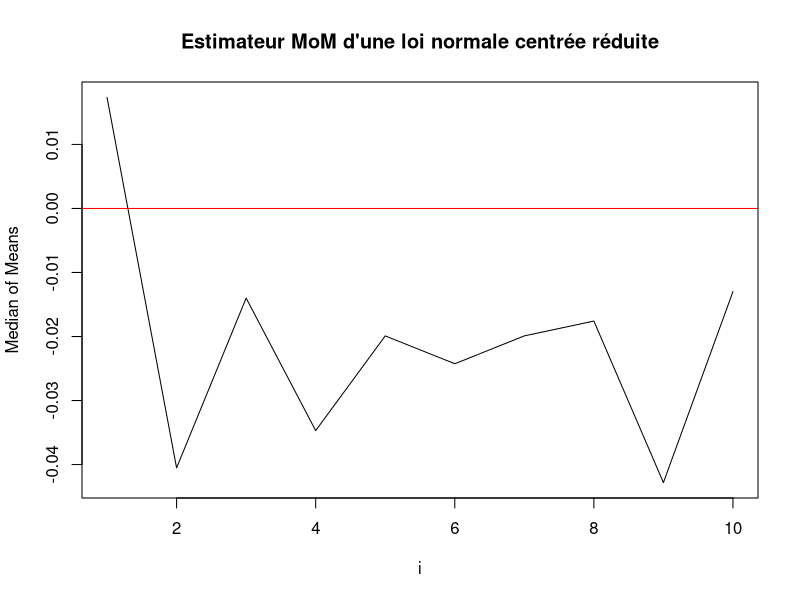

Reproduce this figure in R.
## ---- chunk 1
knitr::opts_chunk$set(echo = TRUE)
## ---- chunk 2
set.seed(1234)
## ---- chunk 3
median_of_means <- function(seq, n) {
  if (n > length(seq)) {
    n <- ceiling(length(seq) / 2)
  }
  indic <- rep(1:n, each = floor(length(seq) / n))
  indic <- sample(indic)
  moyennes <- sapply(1:n, function(block) mean(seq[indic == block]))
  return(median(moyennes))
}
## ---- chunk 4
rob_median_of_means <- function(seq, n, l) {
  res <- replicate(l, median_of_means(seq, n))
  return(mean(res))
}
## ---- chunk 5
M=0
population1=rnorm(1000,M,3)
c(median_of_means(population1, 10),mean(population1),(mean(population1) - median_of_means(population1, 10)) ^ 2)

## ---- chunk 6
c(rob_median_of_means(population1, 10, 20),mean(population1),(mean(population1) - rob_median_of_means(population1, 10, 20)) ^ 2)
## ---- chunk 7
population2=rnorm(1000,4,1)
c(median_of_means(population2, 10),mean(population2),(mean(population2) - median_of_means(population2, 10)) ^ 2)
## ---- chunk 8
c(rob_median_of_means(population2, 10, 20),mean(population2),(mean(population2) - rob_median_of_means(population2, 10, 20)) ^ 2)
## ---- chunk 9
population3=rt(1000, df=5)
c(median_of_means(population3, 10),mean(population3),(mean(population3) - median_of_means(population3, 10)) ^ 2)
## ---- chunk 10
c(rob_median_of_means(population3, 10, 20),mean(population3),(mean(population3) - rob_median_of_means(population3, 10, 20)) ^ 2)
## ---- chunk 11
median_of_means_opt <- function(seq, alpha) {
  n=length(seq)
  k <- abs(trunc(8*log(1/alpha)))
  m <- n/k
  indic <- rep(1:k, each = m)
  moyennes <- sapply(1:k, function(block) mean(seq[indic == block]))
  return(median(moyennes))
}

rob_median_of_means_opt <- function(seq, alpha, l) {
  res <- replicate(l, median_of_means_opt(seq, alpha))
  return(mean(res))
}
## ---- chunk 12
median_of_means_opt2 <- function(alpha) {
  population1=rnorm(1000,0,3)
  n=length(population1)
  vec=c()
  for (i in 1:10){
    k <- abs(trunc(i*log(1/alpha)))
    m <- n/k
    indic <- rep(1:k, each = m)
    moyennes <- sapply(1:k, function(block) mean(population1[indic == block]))
    vec[i]=median(moyennes)
  }
  return(vec)
}

median_of_means_opt3 <- function(seq, alpha, i) {
  n <- length(seq)
  k <- abs(trunc(i * log(1/alpha)))
  m <- n / k
  indic <- rep(1:k, each = m)
  moyennes <- sapply(1:k, function(block) mean(seq[indic == block]))
  return(median(moyennes))
}

population1 <- rnorm(1000, 0, 1)
alpha <- 0.025
i_values <- 1:10
median_values <- sapply(i_values, function(i) median_of_means_opt3(population1, alpha, i))
plot(x = i_values, y = median_values, type = "l", xlab = "i", ylab = "Median of Means", main ="Estimateur MoM d'une loi normale centrée réduite")
abline(h=0, col='red')
## ---- chunk 13
alpha=2.5
population1=rnorm(1000,0,3)
c(median_of_means_opt(population1, alpha),mean(population1),(mean(population1) - median_of_means_opt(population1, alpha)) ^ 2)
## ---- chunk 14
c(rob_median_of_means_opt(population1, alpha, 20),mean(population1),(mean(population1) - rob_median_of_means_opt(population1, alpha, 20)) ^ 2)
## ---- chunk 15
population_rd1=sample(x = -2:10, size = 1000, replace = TRUE, prob=NULL)
c(median_of_means(population_rd1, 10),mean(population_rd1),(mean(population_rd1) - median_of_means(population_rd1, 10)) ^ 2)
## ---- chunk 16
c(rob_median_of_means(population_rd1, 10, 20),mean(population_rd1),(mean(population_rd1) - rob_median_of_means(population_rd1, 10, 20)) ^ 2)
## ---- chunk 17
population_rd2=sample(x = seq(-1,1, by=0.001), size = 1000, replace = TRUE, prob=NULL)
c(median_of_means(population_rd2, alpha),mean(population_rd2),(mean(population_rd2) - median_of_means(population_rd2, alpha)) ^ 2)
## ---- chunk 18
c(rob_median_of_means(population_rd2, alpha, 20),mean(population_rd2),(mean(population_rd2) - rob_median_of_means(population_rd2, alpha, 20)) ^ 2)
## ---- chunk 19
c(median_of_means_opt(population_rd1, 10),mean(population_rd1),(mean(population_rd1) - median_of_means_opt(population_rd1, 10)) ^ 2)
## ---- chunk 20
c(rob_median_of_means_opt(population_rd1, 10, 20),mean(population_rd1),(mean(population_rd1) - rob_median_of_means_opt(population_rd1, 10, 20)) ^ 2)
## ---- chunk 21
c(median_of_means_opt(population_rd2, 10),mean(population_rd2),(mean(population_rd2) - median_of_means_opt(population_rd2, 10)) ^ 2)
## ---- chunk 22
c(rob_median_of_means_opt(population_rd2, 10, 20),mean(population_rd2),(mean(population_rd2) - rob_median_of_means_opt(population_rd2, 10, 20)) ^ 2)
## ---- chunk 23
population_rd3 <- sample(c(runif(1000, -1, 1), 50), 1000, replace = TRUE)
c(median_of_means_opt(population_rd2, 10),mean(population_rd2),(mean(population_rd2) - median_of_means_opt(population_rd2, 10)) ^ 2)
## ---- chunk 24
c(rob_median_of_means_opt(population_rd2, 10, 20),mean(population_rd2),(mean(population_rd2) - rob_median_of_means_opt(population_rd2, 10, 20)) ^ 2)
